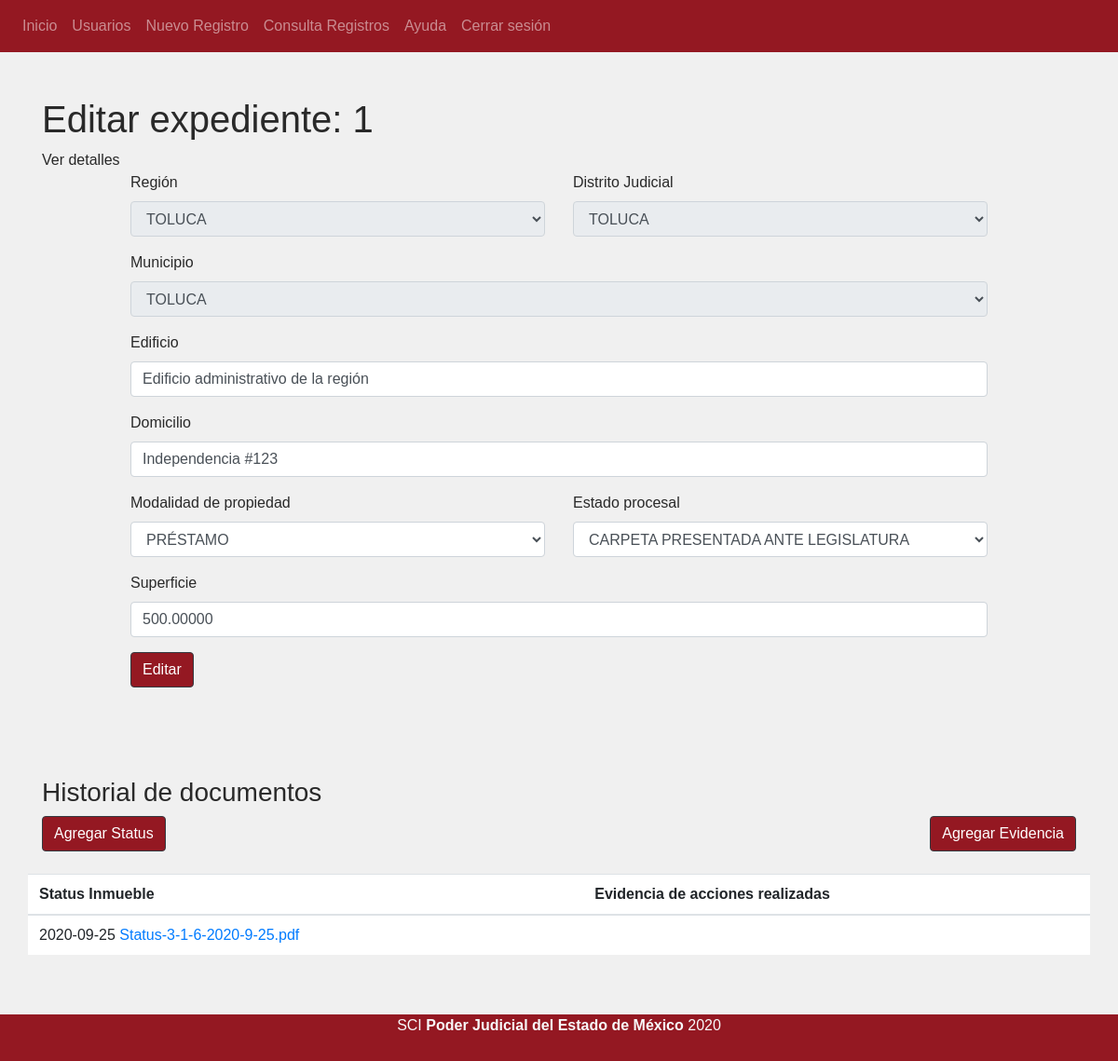
Screenshot of /consulta/VerRegistro/1 (signed in) with the database file from the repository.
### tables this page shows
CREATE TABLE `registro_inmuebles` (
  `id` int(11) NOT NULL,
  `no_expediente` int(11) NOT NULL,
  `id_region` int(11) NOT NULL,
  `id_distrito_judicial` int(11) NOT NULL,
  `id_municipio` int(11) NOT NULL,
  `edificio` varchar(100) NOT NULL,
  `domicilio` varchar(100) NOT NULL,
  `id_modalidad_prop` int(11) NOT NULL,
  `id_estado_proc` int(11) NOT NULL,
  `superficie` decimal(50,5) NOT NULL,
  `id_usuario` int(11) NOT NULL,
  `fecha_generada` date NOT NULL,
  `fecha_mod` date NOT NULL,
  `id_user_mod` int(11) NOT NULL
);

CREATE TABLE `doc_status` (
  `id` int(11) NOT NULL,
  `nombre` varchar(50) NOT NULL,
  `fecha` date NOT NULL,
  `id_usuario` int(11) NOT NULL,
  `no_expediente` int(11) NOT NULL
);

### index.php (called while the page is built, shortened)
<?php
    require_once 'config/database.php';
    $app = new App();
?>

### config/database.php (called while the page is built, shortened)
<?php
class DataBase{
    private $host;
    private $user;
    private $pass;
    private $charset;
    function __construct(){
        $this->host = constant('HOST');
        $this->db = constant('DB');
        $this->user = constant('USER');
        $this->pass = constant('PASS');
        $this->charset = constant('CHARSET');
    }
    function conn(){
        try {
            $connection = "mysql:host=" . $this->host . ";dbname=" . $this->db . ";charset=" . $this->charset;
            $options = [
                PDO::ATTR_ERRMODE => PDO::ERRMODE_EXCEPTION,
                PDO::ATTR_EMULATE_PREPARES => false,
            ];
            $pdo = new PDO($connection, $this->user, $this->pass, $options);
            return $pdo;
        } catch (PDOException $e) {
            print_r("Error: " . $e->getMessage());
        }
    }
}
?>

### model/consultaModel.php (called while the page is built, shortened)
<?php
require_once 'model/classes/Region.class.php';
class ConsultaModel extends Model{
    public function getNombreDistrito($idDistrito){
        $queryString = "SELECT nombre from  distritos_judiciales WHERE id = :id";
        try {
            $query = $this->db->conn()->prepare($queryString);
            if ( $query->execute(['id' => $idDistrito ]) ){
                $distrito = $query->fetchObject();
                return $distrito;
            }else{
                return null;
            }
        } catch (PDOException $e) {
            return null;
            print ("Error: " . $e->getMessage());
        }
    }
    public function getNombreMunicipio($id ){
        $queryString = "SELECT nombre from municipios WHERE id = :id";
        try {
            $query = $this->db->conn()->prepare($queryString);
            if ( $query->execute(['id' => $id] ) ){
                $distrito = $query->fetchObject();
                return $distrito;
            }else{
                return null;
            }
        } catch (PDOException $e) {
            return null;
            print ("Error: " . $e->getMessage());
        }
    }
    public function getModalidades(){
        $modalidades = [];
        $stringQuery = "SELECT * FROM modalidad_propiedad";
        try{
            $query = $this->db->conn()->prepare($stringQuery);
            if ($query->execute()){
                while ($row = $query->fetchObject() ){
                    array_push($modalidades, $row);
                }
                return $modalidades;
            }else{
                return null;
            }
        } catch (PDOException $e) {
            return null;
        }
    }
    public function getEstadosProc(){
        $estadosProc = [];
        $stringQuery = "SELECT * FROM estado_procesal";
        try {
            $query= $this->db->conn()->prepare($stringQuery);
            if( $query->execute() ){
                while ($row = $query->fetchObject() ) {
                    array_push($estadosProc, $row);
                }
                return $estadosProc;
            }else{
                return null;
            }
        } catch (PDOexception $e) {
            return null;
        }
    }
    public function getById($id_registro){
        $stringQuery = "SELECT * FROM registro_inmuebles WHERE id = :id";
        try {
            $query = $this->db->conn()->prepare($stringQuery);
            if ( $query->execute( ['id' => $id_registro] ) ){
                $row = $query->fetchObject();
                $idDistrito = $row->id_distrito_judicial;
                $nombreDistrito = $this->getNombreDistrito($idDistrito)->nombre;
                $row->{"nombreDistrito"} = $nombreDistrito;
                $idMunicipio = $row->id_municipio;
                $nombreMunicipio = $this->getNombreMunicipio($idMunicipio)->nombre;
                $row->{"nombreMunicipio"} = $nombreMunicipio;
                return $row;
            }else{
                print "Fallo al ejecutar";
                return null;
            }
        } catch (PDOException $e) {
            print "Error -> " . $e->getMessage();
            return null;
        }
    }
    public function getDocStatus($noExpediente){
        $documentos =[];
        $stringQuery = "SELECT nombre, fecha, no_expediente FROM doc_status WHERE  no_expediente = :noExpediente ORDER BY `doc_status`.`id` DESC";
        try {
            $query = $this->db->conn()->prepare($stringQuery);
            if ($query->execute( ['noExpediente' => $noExpediente] ) ) {
                while($row = $query->fetch() ){
                    array_push($documentos, $row);
                }
                return $documentos;
            }else{
                print ("Error al consultar documentos");
               return false;
            }
        } catch (PDOException $e) {
            print "Error -> " . $e->getMessage();
            return false;
        }
    }
}

### view/consulta/detalle.php (the view, shortened to what this page needs)
<!DOCTYPE html>
<html lang="es">
<head>
</head>
<body>
    <?php require_once 'view/header.php'; ?>
    <div class="container py-5 mb-5">
        <div id="main">
            <h1 class="center">Editar expediente: <?php echo $this->registro->no_expediente; ?> </h1>
        </div>
        <div class="center">
            <?php
            if (isset($this->mensaje)) {
                echo $this->mensaje;
            } else {
                echo "Ver detalles";
            }
            ?>
        </div>
        <div class="row">
            <div class="col-md-10 mx-auto">
                <form action="<?php echo constant('URL') . 'consulta/editarRegistro/' . $this->registro->id; ?>" method="POST" enctype="multipart/form-data">
                    <div class="form-group row">
                        <div class="col-sm-6">
                            <label for="region">Región</label>
                            <select class="form-control" name="region" id="region" class="region" required disabled>
                                <?php
                                $region = new Region();
                                $id_region = $this->registro->id_region;
                                echo $region->cargaSelectRol($id_region);
                                ?>
                            </select>
                        </div>
                        <div class="col-sm-6">
                            <label for="distrito">Distrito Judicial </label>
                            <select class="form-control" name="distrito" id="distrito" class="registro" required disabled>
                                <option value="0">
                                    <?php
                                    echo $this->registro->nombreDistrito;
                                    ?>
                                </option>
                            </select>
                        </div>
                    </div>
                    <div class="form-group">
                        <label for="municipio">Municipio</label>
                        <select class="form-control" name="municipio" id="municipio" required disabled>
                            <option value="0">
                                <?php
                                echo $this->registro->nombreMunicipio;
                                ?>
                            </option>
                        </select>
                    </div>
                    <div class="form-group">
                        <label for="edificio">Edificio</label>
                        <input class="form-control" type="text" name="edificio" id="edificio" maxlength="100" value="<?php echo $this->registro->edificio; ?>" required>
                    </div>
                    <div class="form-group">
                        <label for="domicilio">Domicilio</label>
                        <input class="form-control" type="text" name="domicilio" id="domicilio" maxlength="100" value="<?php echo $this->registro->domicilio; ?>" required>
                    </div>
                    <div class="form-group row">
                        <div class="col-sm-6">
                            <label for="modalidad">Modalidad de propiedad</label>
                            <select class="form-control" name="modalidad" id="modalidad" required>
                                <?php
                                foreach ($this->modalidades as $modalidad) {
                                    if ($this->registro->id_modalidad_prop == $modalidad->id) {
                                ?>
                                        <option selected value="<?php echo $modalidad->id ?>">
                                            <?php
                                            echo $modalidad->nombre;
                                            ?>
                                        </option>
                                <?php
                                    }
                                }
                                ?>
                            </select>
                        </div>
                        <div class="col-sm-6">
                            <label for="estado_proc">Estado procesal</label>
                            <select class="form-control" name="estado_proc" id="estado_proc" required>
                                <?php
                                foreach ($this->estados_proc as $estado_proc) {
                                    if ($this->registro->id_estado_proc == $estado_proc->id) {
                                ?>
                                        <option selected value="<?php echo $estado_proc->id ?>">
                                            <?php
                                            echo $estado_proc->nombre;
                                            ?>
                                            </>
                                <?php
                                    }
                                }
                                ?>
                            </select>
                        </div>
                    </div>
                    <div class="form-group">
                        <label for="superficie">Superficie</label>
                        <input class="form-control" type="text" name="superficie" id="superficie" maxlength="100" value="<?php echo $this->registro->superficie; ?>" required>
                    </div>
                    <input class="btn btn-dark bg-red-pj" type="submit" value="Editar">
                </form>
            </div>
        </div>
    </div>
    <div class="container  mb-5 ">
        <div class="row">
            <div class="col clearfix mb-4">
                <h3>Historial de documentos</h3>
                <a href="#" class="btn btn-dark bg-red-pj float-left" data-toggle="modal" data-target="#modalStatus" >Agregar Status</a>
                <a href="#" class="btn btn-dark bg-red-pj float-right ">Agregar Evidencia</a>
            </div>
            <table class="table tabala-documentos">
                <thead>
                    <tr>
                        <th>Status Inmueble</th>
                        <th>Evidencia de acciones realizadas</th>
                    </tr>
                </thead>
                <tbody>
                    <?php
                    if ($this->docStatus) {
                        foreach ($this->docStatus as $documentoStatus) {
                    ?>
                            <tr>
                                <td>
                                    <?php
                                    echo $documentoStatus['fecha'];
                                    ?>
                                    <a href="<?php echo constant('URL') . 'resources/archivosStatus/' . $documentoStatus['nombre']; ?> " target="_blank">
                                        <?php
                                        echo $documentoStatus['nombre'];
                                        ?>
                                    </a>
                                </td>
                            </tr>
                        <?php
                        }
                    }
                    ?>
                </tbody>
            </table>
        </div>
    </div>
    <?php require_once 'view/footer.php'; ?>
</body>
</html>

### resources/css/dafault.css (style rules this page uses)
* { margin: 0; padding: 0; }
body { font-family: Arial, Helvetica, sans-serif; background: #f0f0f0; color: #292929; min-height: 100vh; position: relative; margin: 0; padding:0; padding-bottom: 50px; box-sizing: border-box; }
.table { background: #fff; }
.bg-red-pj { background: #941822; }

### rows the page displays
registro_inmuebles: no_expediente "1", region "TOLUCA", edificio "Edificio administrativo de la región", domicilio "Independencia #123", superficie "500.00000"
doc_status: fecha "2020-09-25", nombre "Status-3-1-6-2020-9-25.pdf"

### other values shown
form field distrito "TOLUCA"
form field municipio "TOLUCA"
form field modalidad "PRÉSTAMO"
form field estado_proc "CARPETA PRESENTADA ANTE LEGISLATURA"
